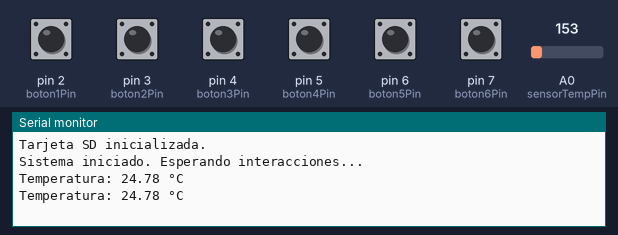
Simulated run of this sketch. Board: Arduino Uno, built with avr-gcc and run on an emulated ATmega328P. On the bench: the last lines printed to the serial monitor. The test bench sets the inputs (shaded band); at power-on: pin 2 (boton1Pin), pin 3 (boton2Pin), pin 4 (boton3Pin), pin 5 (boton4Pin), pin 6 (boton5Pin), pin 7 (boton6Pin) LOW, A0 (sensorTempPin) = 153. Storage starts empty.

Above: at 1.8 s.
1.9 s: pin 2 (boton1Pin) pulled HIGH for 1.2 s
At 2.21 s:
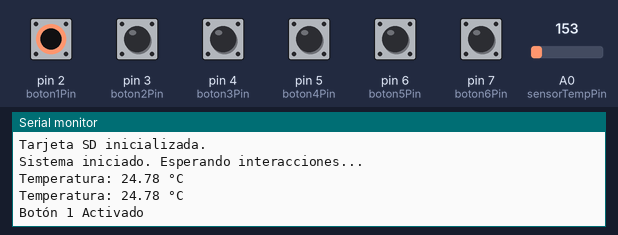
4.6 s: pin 2 (boton1Pin) pulled HIGH for 1.2 s
At 5.41 s:
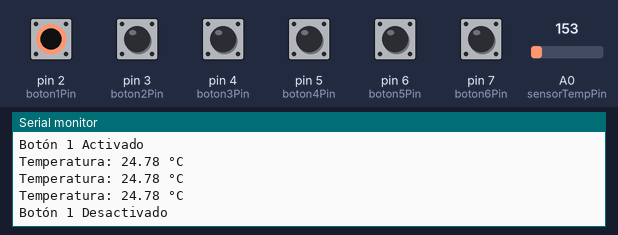
7.3 s: A0 (sensorTempPin) set to 165
At 8.3 s:
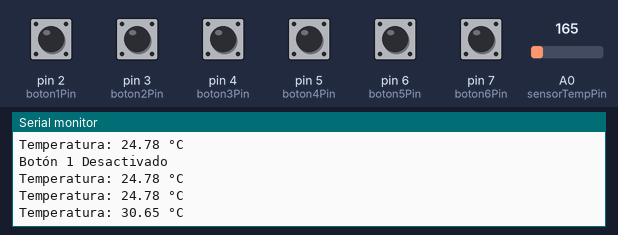
8.8 s: pin 3 (boton2Pin) pulled HIGH for 1.2 s
At 9.61 s:
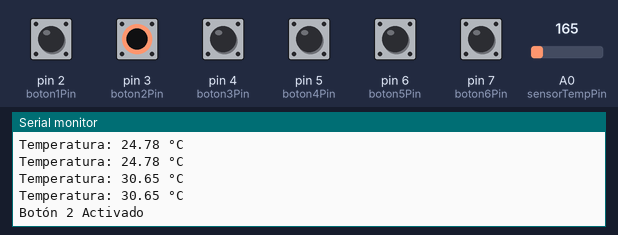
11.5 s: pin 4 (boton3Pin) pulled HIGH for 1.2 s
At 11.82 s:
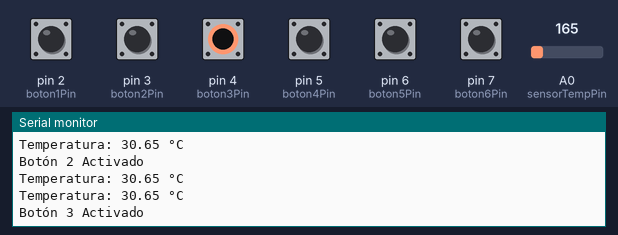
14.2 s: pin 5 (boton4Pin) pulled HIGH for 1.2 s
At 15.02 s:
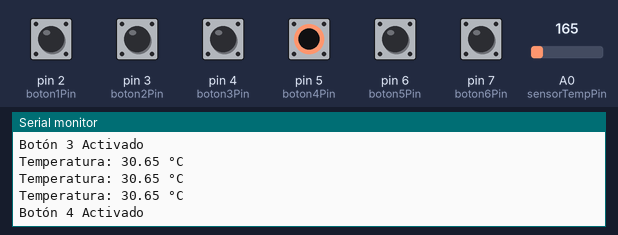
Timing chart, 0 to 17.2 s (numbered marks = the images above; inputs shaded):
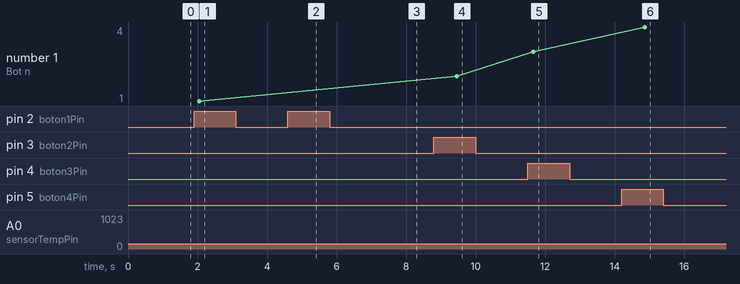

Measured:
- after the input at 1.9 s, the serial monitor: prints a new line after 0.15 s (image 1)
- after the input at 4.6 s, the serial monitor: prints a new line after 0.66 s (image 2)
- after the input at 7.3 s, the serial monitor: prints a new line after 0.16 s (image 3)
- after the input at 8.8 s, the serial monitor: prints a new line after 0.66 s (image 4)
- after the input at 11.5 s, the serial monitor: prints a new line after 0.16 s (image 5)
- after the input at 14.2 s, the serial monitor: prints a new line after 0.66 s (image 6)
- plotted number 1: 1 → 2 after the input at 8.8 s, 2 → 3 after the input at 11.5 s, 3 → 4 after the input at 14.2 s

The sketch:

botones.ino
```cpp
#include <SPI.h>
#include <SD.h>

// Declaración de las variables booleanas
bool boton1Estado = false;
bool boton2Estado = false;
bool boton3Estado = false;
bool boton4Estado = false;
bool boton5Estado = false;
bool boton6Estado = false;

// Declaración de los pines
const int boton1Pin = 2;
const int boton2Pin = 3;
const int boton3Pin = 4;
const int boton4Pin = 5;
const int boton5Pin = 6;
const int boton6Pin = 7;
const int sensorTempPin = A0;
const int chipSelect = 10;

// Tiempo para guardar datos (5 minutos)
unsigned long intervalo = 300000; // 5 minutos en milisegundos
unsigned long tiempoAnterior = 0;

void setup() {
    // Inicialización del puerto serial
    Serial.begin(9600);

    // Configuración de los pines de los botones como entradas
    pinMode(boton1Pin, INPUT);
    pinMode(boton2Pin, INPUT);
    pinMode(boton3Pin, INPUT);
    pinMode(boton4Pin, INPUT);
    pinMode(boton5Pin, INPUT);
    pinMode(boton6Pin, INPUT);

    // Configuración del pin del sensor de temperatura como entrada
    pinMode(sensorTempPin, INPUT);

    // Inicialización de la tarjeta SD
    if (!SD.begin(chipSelect)) {
        Serial.println("Error al inicializar la tarjeta SD.");
        return;
    }
    Serial.println("Tarjeta SD inicializada.");

    // Mensaje inicial en el monitor serial
    Serial.println("Sistema iniciado. Esperando interacciones...");
}

void loop() {
    // Comprobar y alternar el estado de cada botón
    comprobarBoton(boton1Pin, boton1Estado, "Botón 1");
    comprobarBoton(boton2Pin, boton2Estado, "Botón 2");
    comprobarBoton(boton3Pin, boton3Estado, "Botón 3");
    comprobarBoton(boton4Pin, boton4Estado, "Botón 4");
    comprobarBoton(boton5Pin, boton5Estado, "Botón 5");
    comprobarBoton(boton6Pin, boton6Estado, "Botón 6");

    // Lectura y muestra de la temperatura
    float temperatura = leerTemperatura();
    Serial.print("Temperatura: ");
    Serial.print(temperatura);
    Serial.println(" °C");

    // Guardar datos en la tarjeta SD cada 5 minutos
    unsigned long tiempoActual = millis();
    if (tiempoActual - tiempoAnterior >= intervalo) {
        guardarDatos(temperatura);
        tiempoAnterior = tiempoActual;
    }

    delay(1000); // Leer la temperatura cada segundo
}

void comprobarBoton(int pin, bool &estado, const char* nombreBoton) {
    if (digitalRead(pin) == HIGH) {
        estado = !estado;
        Serial.print(nombreBoton);
        Serial.println(estado ? " Activado" : " Desactivado");
        delay(200); // Antirrebote
    }
}

float leerTemperatura() {
    // Lectura del pin analógico del sensor de temperatura
    int valorADC = analogRead(sensorTempPin); // Lectura del pin analógico A0
    float voltaje = valorADC * (5.0 / 1023.0); // Conversión a voltaje
    float temperatura = (voltaje - 0.5) * 100; // Conversión a temperatura (ejemplo para sensor TMP36)
    return temperatura;
}

void guardarDatos(float temperatura) {
    // Abrir el archivo en modo de añadir
    File archivo = SD.open("datos.txt", FILE_WRITE);

    // Si el archivo se abrió correctamente, escribir los datos
    if (archivo) {
        archivo.print("Temperatura: ");
        archivo.print(temperatura);
        archivo.print(" °C, Botón 1: ");
        archivo.print(boton1Estado ? "Activado" : "Desactivado");
        archivo.print(", Botón 2: ");
        archivo.print(boton2Estado ? "Activado" : "Desactivado");
        archivo.print(", Botón 3: ");
        archivo.print(boton3Estado ? "Activado" : "Desactivado");
        archivo.print(", Botón 4: ");
        archivo.print(boton4Estado ? "Activado" : "Desactivado");
        archivo.print(", Botón 5: ");
        archivo.print(boton5Estado ? "Activado" : "Desactivado");
        archivo.print(", Botón 6: ");
        archivo.println(boton6Estado ? "Activado" : "Desactivado");
        archivo.close();
        Serial.println("Datos guardados en la tarjeta SD.");
    } else {
        Serial.println("Error al abrir el archivo en la tarjeta SD.");
    }
}
```
